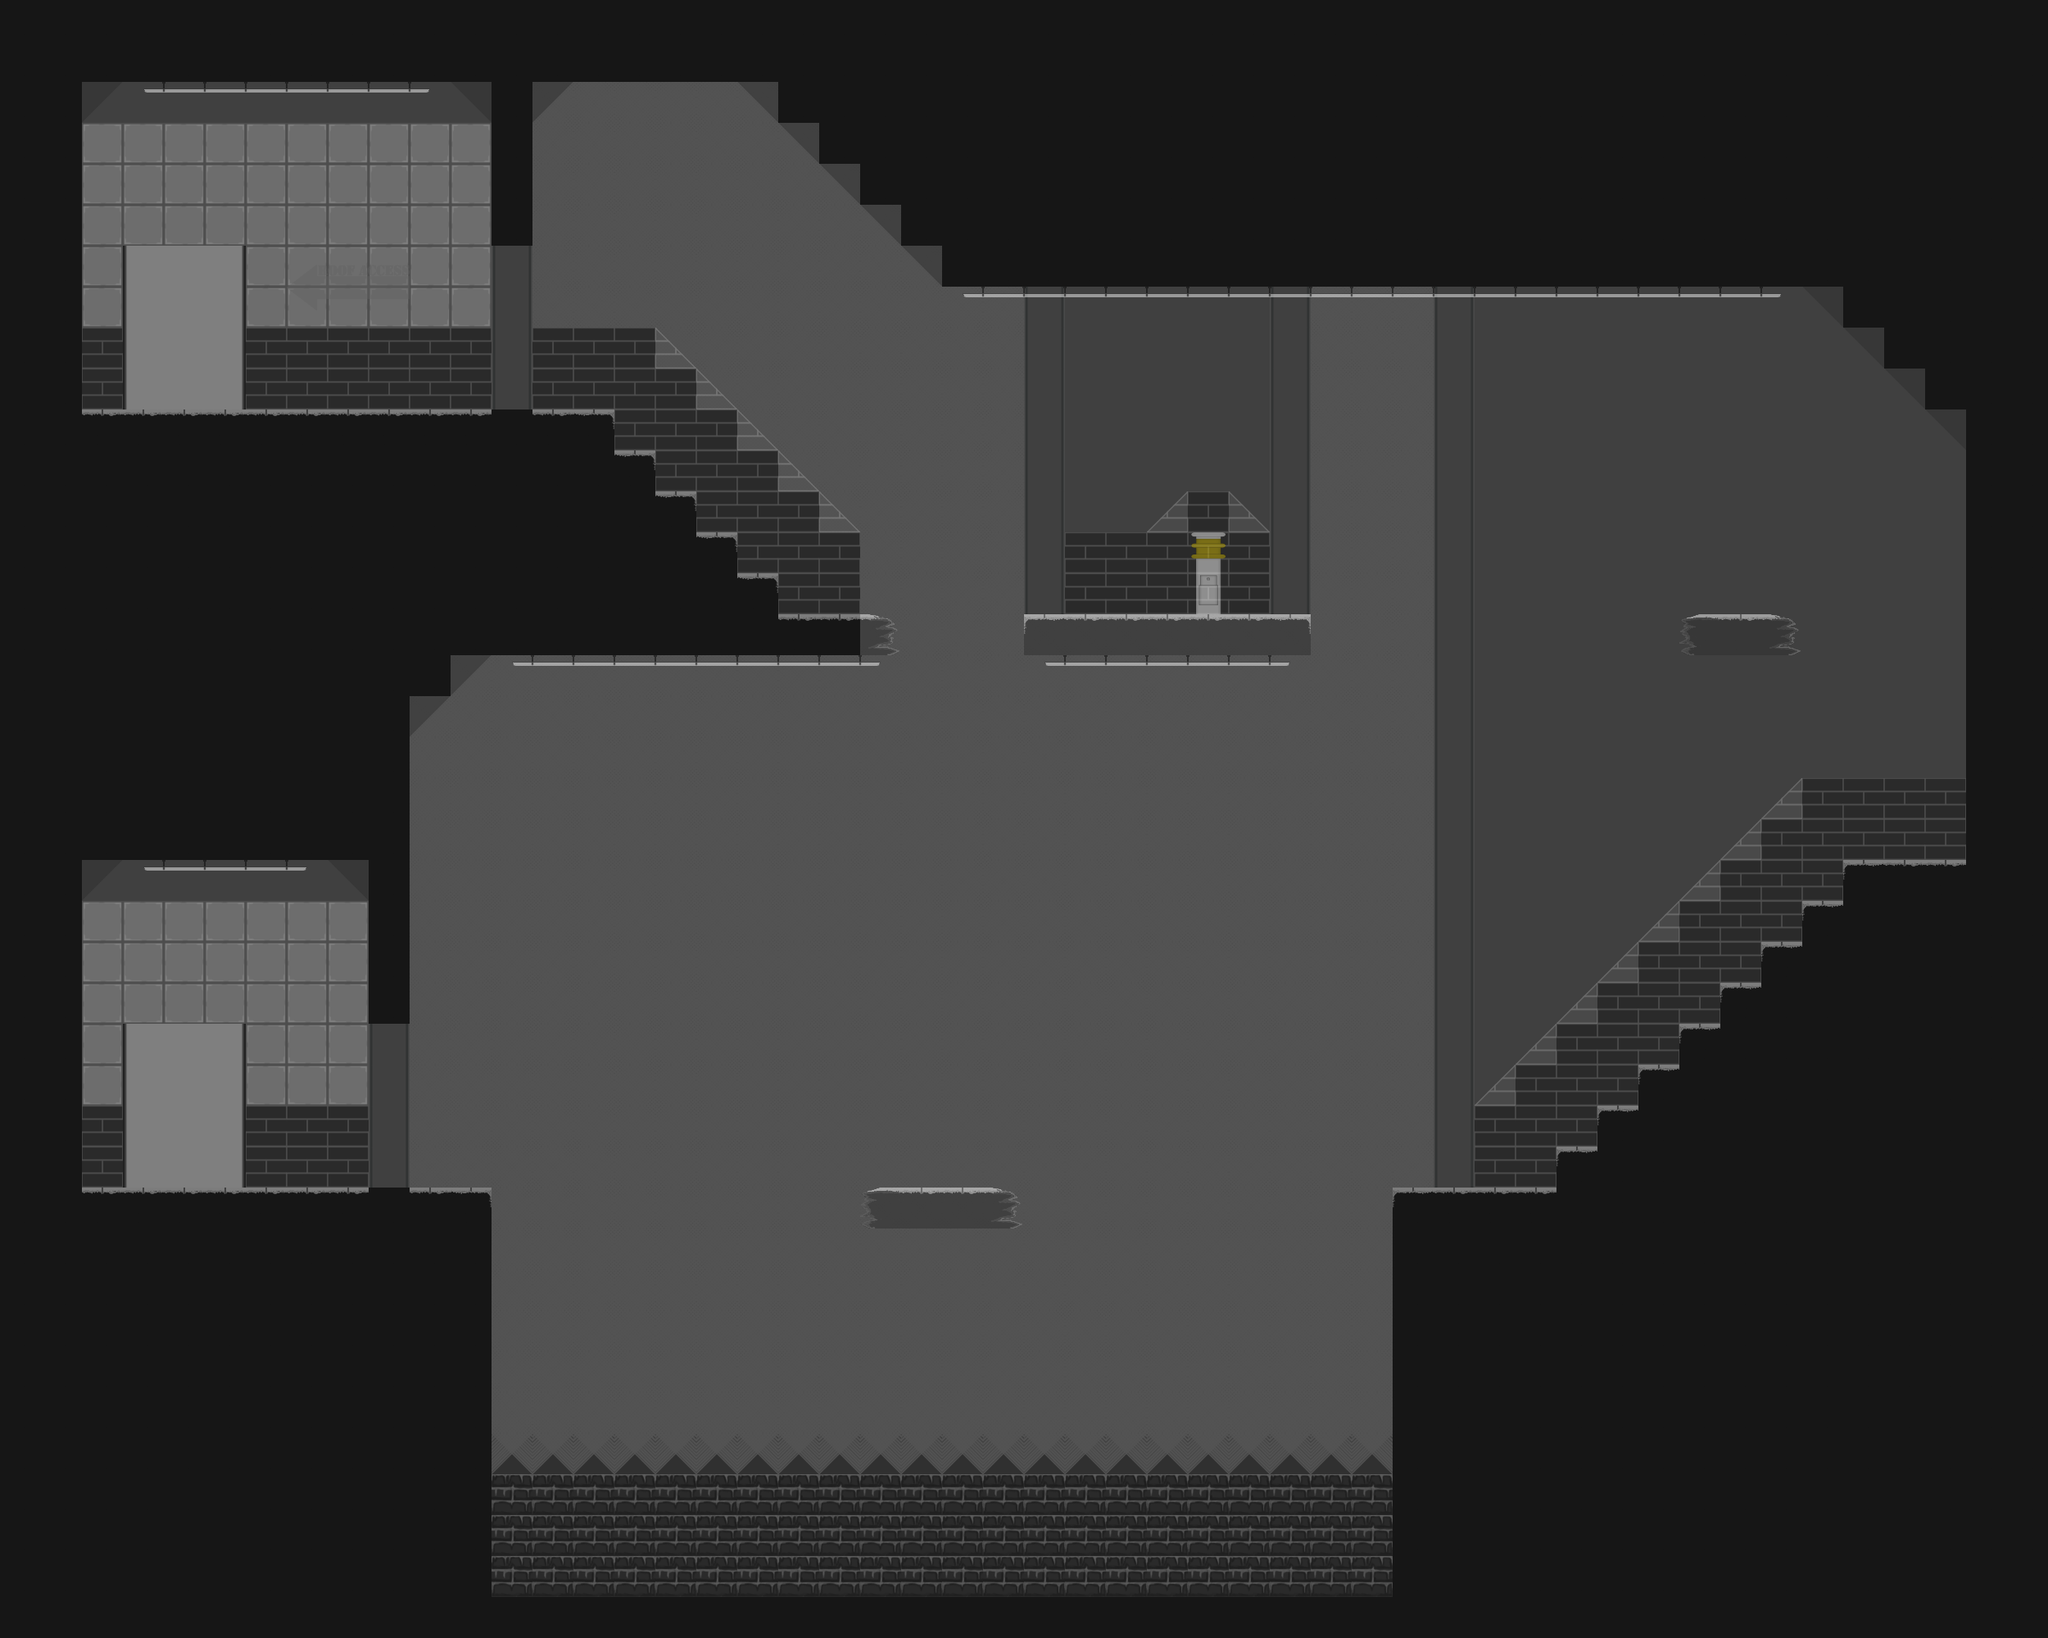

A level layout from a 2D game, rendered from its tile map. Below: a short description, then the map file with tile-grid data replaced by summaries:
An orthogonal 50x40 tile map with 50x50 px tiles, 4 tile layers (Background, Background with Transparency, Walkable Terrain, Walkable Terrain New), 4 tilesets and 5 objects (2x door, start, yellow, stop).

<map version="1.0" orientation="orthogonal" renderorder="right-down" width="50" height="40" tilewidth="50" tileheight="50" nextobjectid="6">
 <tileset firstgid="1" name="Basic Tiles" tilewidth="50" tileheight="50" tilecount="27" columns="0">
  <tile id="0">
   <image width="50" height="50" source="../../images/tile_set/Broken_Floor_Left.png" />
  </tile>
  <tile id="1">
   <image width="50" height="50" source="../../images/tile_set/Broken_Floor_Right.png" />
  </tile>
  <tile id="2">
   <image width="50" height="50" source="../../images/tile_set/cinderblocks_cornerleft.png" />
  </tile>
  <tile id="3">
   <image width="50" height="50" source="../../images/tile_set/cinderblocks_cornerright.png" />
  </tile>
  <tile id="4">
   <image width="50" height="50" source="../../images/tile_set/cinderblocks_mid.png" />
  </tile>
  <tile id="5">
   <image width="50" height="50" source="../../images/tile_set/Corner_Floor_Left.png" />
  </tile>
  <tile id="6">
   <image width="50" height="50" source="../../images/tile_set/Corner_Floor_Right.png" />
  </tile>
  <tile id="7">
   <image width="50" height="50" source="../../images/tile_set/cross_solo.png" />
  </tile>
  <tile id="8">
   <image width="50" height="50" source="../../images/tile_set/crosshatch_4x.png" />
  </tile>
  <tile id="9">
   <image width="50" height="50" source="../../images/tile_set/crosshatch_up2x.png" />
  </tile>
  <tile id="10">
   <image width="50" height="50" source="../../images/tile_set/floor_topleft.png" />
  </tile>
  <tile id="11">
   <image width="50" height="50" source="../../images/tile_set/floor_topright.png" />
  </tile>
  <tile id="12">
   <image width="50" height="50" source="../../images/tile_set/greypanel_mid.png" />
  </tile>
  <tile id="13">
   <image width="50" height="50" source="../../images/tile_set/greypanel_solo.png" />
  </tile>
  <tile id="14">
   <image width="50" height="50" source="../../images/tile_set/Inner_Floor.png" />
  </tile>
  <tile id="15">
   <image width="50" height="50" source="../../images/tile_set/light_left.png" />
  </tile>
  <tile id="16">
   <image width="50" height="50" source="../../images/tile_set/light_mid.png" />
  </tile>
  <tile id="17">
   <image width="50" height="50" source="../../images/tile_set/light_right.png" />
  </tile>
  <tile id="18">
   <image width="50" height="50" source="../../images/tile_set/lighttile_solo.png" />
  </tile>
  <tile id="19">
   <image width="50" height="50" source="../../images/tile_set/Regular_Floor_1.png" />
  </tile>
  <tile id="20">
   <image width="50" height="50" source="../../images/tile_set/rubbleblocks_mid.png" />
  </tile>
  <tile id="21">
   <image width="50" height="50" source="../../images/tile_set/smalltile_solo.png" />
  </tile>
  <tile id="22">
   <image width="50" height="50" source="../../images/tile_set/sturdypanel_solo.png" />
  </tile>
  <tile id="23">
   <image width="50" height="50" source="../../images/tile_set/sturdypanel_uplink.png" />
  </tile>
  <tile id="24">
   <image width="50" height="50" source="../../images/tile_set/elevatorwall_left.png" />
  </tile>
  <tile id="25">
   <image width="50" height="50" source="../../images/tile_set/elevatorwall_mid.png" />
  </tile>
  <tile id="26">
   <image width="50" height="50" source="../../images/tile_set/elevatorwall_right.png" />
  </tile>
 </tileset>
 <tileset firstgid="28" name="Object Tiles" tilewidth="50" tileheight="50" tilecount="4" columns="0">
  <tile id="0">
   <image width="50" height="50" source="../../images/tile_set/cooler_bot.png" />
  </tile>
  <tile id="1">
   <image width="50" height="50" source="../../images/tile_set/cooler_top.png" />
  </tile>
  <tile id="2">
   <image width="50" height="50" source="../../images/tile_set/cooler_top_blue.png" />
  </tile>
  <tile id="3">
   <image width="50" height="50" source="../../images/tile_set/cooler_top_yellow.png" />
  </tile>
 </tileset>
 <tileset firstgid="32" name="Roof Sign" tilewidth="50" tileheight="50" tilecount="6" columns="3">
  <image source="../../images/tile_set/roof_sign.png" width="150" height="100" />
 </tileset>
 <tileset firstgid="38" name="Basic TileSet" tilewidth="50" tileheight="50" tilecount="32" columns="16">
  <image source="../../images/tile_set/TileSheet.png" width="815" height="101" />
 </tileset>
 <layer name="Background" width="50" height="40" opacity="0.5">
  <data>[2000 cells, 1126 non-empty, 10 distinct tile ids]</data>
 </layer>
 <layer name="Background with Transparency" width="50" height="40" opacity="0.47">
  <data>[2000 cells, 89 non-empty, 15 distinct tile ids]</data>
 </layer>
 <layer name="Walkable Terrain" width="50" height="40" opacity="0.49">
  <data>[2000 cells, 890 non-empty, 7 distinct tile ids]</data>
 </layer>
 <layer name="Walkable Terrain New" width="50" height="40">
  <data>[2000 cells, 0 non-empty, 0 distinct tile ids]</data>
 </layer>
 <objectgroup name="Objects">
  <object id="1" type="start" x="152" y="304" width="142.667" height="197.333" />
  <object id="2" type="door" x="602.667" y="301.333" width="45.3333" height="201.333" />
  <object id="3" type="yellow" x="1452" y="648" width="44" height="100" />
  <object id="4" type="stop" x="152" y="1253.33" width="140" height="200" />
  <object id="5" type="door" x="452" y="1253.33" width="45.3333" height="193.333" />
 </objectgroup>
</map>
